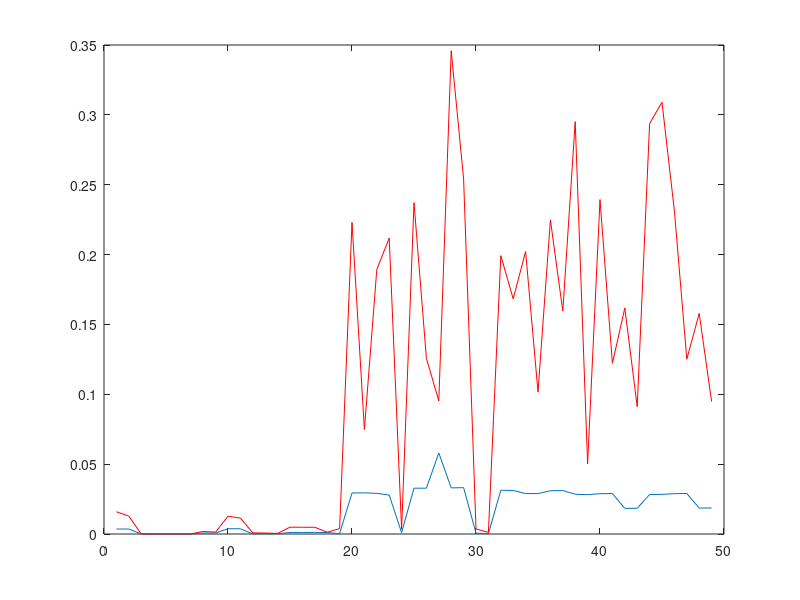
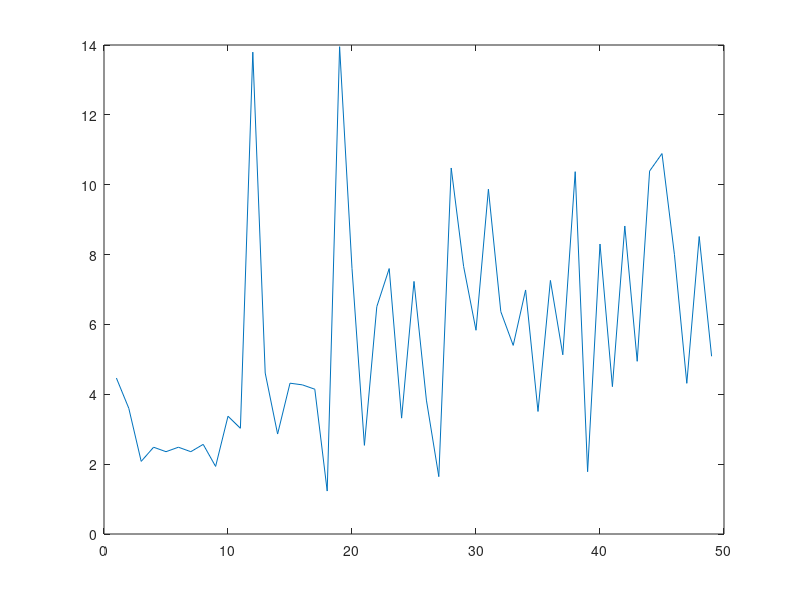
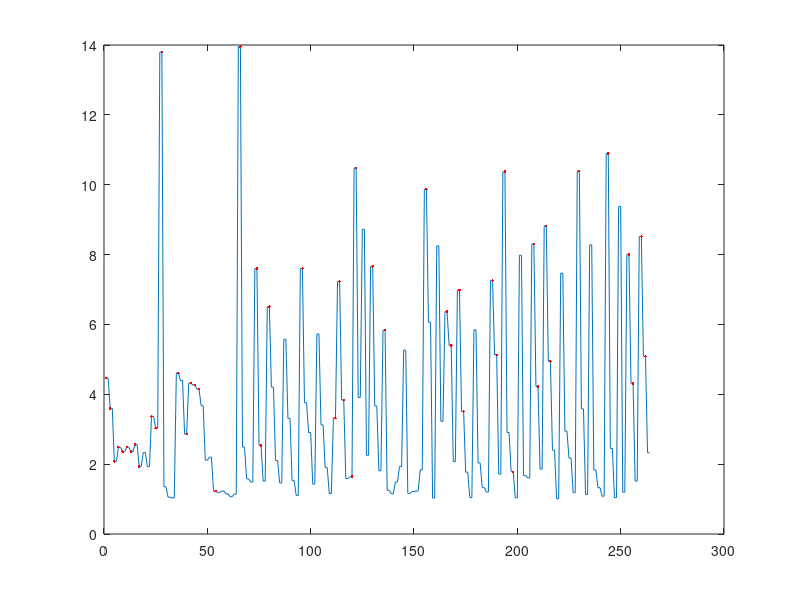
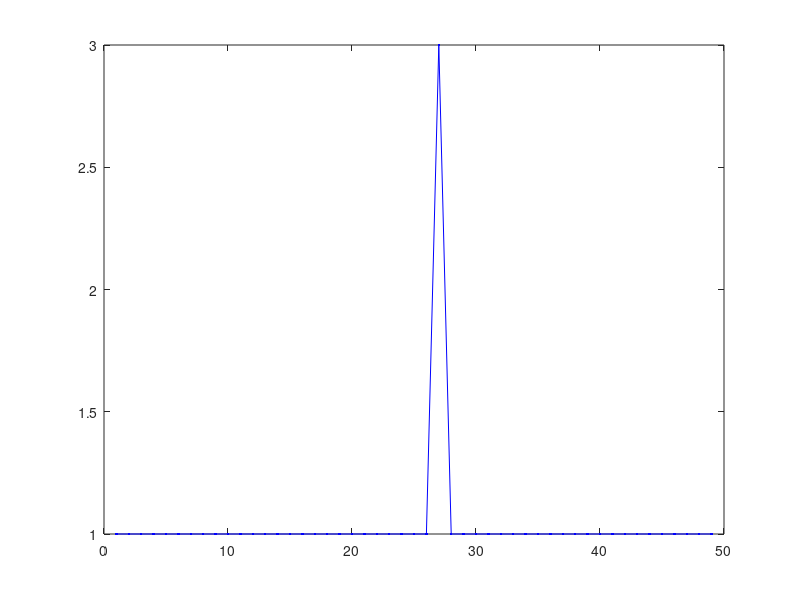

These figures' MATLAB source, in order:

clear all; close all;

format_str = {'r', 'b.', 'gs', 'k'};
% load simple_resv1_2_4_pss_period_try1_max_peak_all_improved_record_more/CellSearch_test1to33_twist0_fo-140to140_resv2_numPtry1_Prange160_parTh15_numPth0.5.mat;
% load simple_resv1_2_4_pss_period_try1_max_peak_all_improved_record_more_ex_gain2.4/CellSearch_test1to33_twist0_fo-140to140_resv2_numPtry1_Prange160_parTh15_numPth0.5.mat;
% load simple_resv1_2_4_pss_period_try1_max_peak_all_improved_record_more_ex_gain2/CellSearch_test1to33_twist0_fo-140to140_resv2_numPtry1_Prange160_parTh15_numPth0.5.mat;
% load simple_resv1_2_4_pss_period_try1_max_peak_all_improved_record_more_ex_gain2_peak_range-1/CellSearch_test1to33_twist0_fo-140to140_resv2_numPtry1_Prange-1_parTh8_numPth0.5.mat;
load par_explore/CellSearch_test1to33_twist0_fo-140to140_resv2_numPtry1_Prange-1_parTh8_numPth0.5.mat;

idx_raw = [];
z_th1_store_raw = [];
pow_store_raw = [];
z_th1_store = [];
pow_store = [];
top_idx = [];
sub_idx = [];
try_idx = [];
par_valid = [];
par_invalid = [];
for i = 1 : length(cell_info)
    a = cell_info{i};
    for k = 1 : length(a)
        z_th1_store_raw = [z_th1_store_raw a(k).Z_th1];
        pow_store_raw = [pow_store_raw a(k).pow];
        flag = 0;
        if ~isnan(a(k).n_id_cell)
            flag = 1;
            z_th1_store = [z_th1_store a(k).Z_th1];
            try_idx = [try_idx a(k).extra_info.try_idx];
            par_valid = [par_valid a(k).extra_info.par];
            pow_store = [pow_store a(k).pow];
            top_idx = [top_idx i];
            sub_idx = [sub_idx k];
        else
            par_invalid = [par_invalid a(k).extra_info.par];
        end
        idx_raw = [idx_raw flag];
    end
end

figure;
plot(z_th1_store); hold on;
plot(pow_store, 'r');

figure;
plot(pow_store./z_th1_store);

figure;
plot(pow_store_raw./z_th1_store_raw); hold on;

idx = find(idx_raw);
plot(idx, pow_store_raw(idx)./z_th1_store_raw(idx), 'r.'); hold on;

figure; plot(try_idx, 'b.-');

figure; plot(par_valid, 'b'); hold on; plot(par_invalid, 'r');

num_id = zeros(1, 33);
min_par = NaN(1, 33);
for j = 1 : length(cell_info)
    a = cell_info{j};
    for k = 1 : length(a)
        if ~isnan(a(k).n_id_cell)
            num_id(j) = num_id(j) + 1;
            min_par(j) = min(a(1).extra_info.par);
        end
    end
end
figure;
plot(num_id, 'b.-'); hold on;
load simple_resv1_2_4_pss_period_try1_max_peak_all_improved_record_more_ex_gain2/CellSearch_test1to33_twist0_fo-140to140_resv2_numPtry1_Prange160_parTh15_numPth0.5.mat;
num_id = zeros(1, 33);
for j = 1 : length(cell_info)
    a = cell_info{j};
    for k = 1 : length(a)
        if ~isnan(a(k).n_id_cell)
            num_id(j) = num_id(j) + 1;
        end
    end
end
plot(num_id, 'rs-'); hold on;

figure; plot(min_par);
